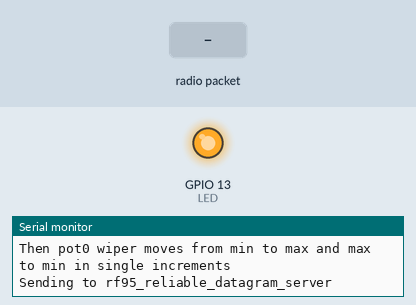
The sketch below on a simulated ESP32. On the bench: output pins drawn as LEDs (lit = HIGH), the last lines printed to the serial monitor. The inputs (shaded band) are chosen by the test bench. No radio packets arrive unless stated; pins used as bus, display or sensor lines are not drawn.

Above: at 1.3 s.
1.4 s: radio packet "1" arrives
4.2 s: radio packet "0" arrives
At 5.2 s:
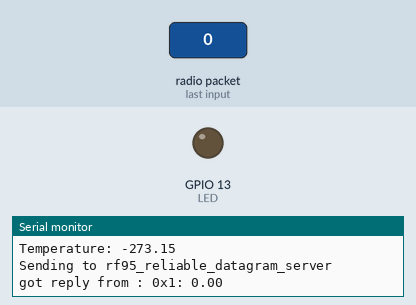
5.7 s: radio packet "2" arrives
Timing chart, 0 to 14.5 s (numbered marks = the images above; inputs shaded):
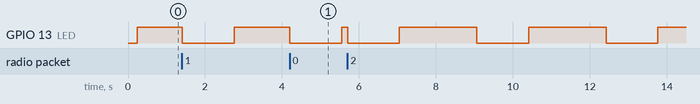

Measured:
- after the input at 4.2 s, GPIO 13 (LED): HIGH → LOW after 0.01 s instead of 0.57 s

The sketch:

Received_T_Reliable_client.ino
```cpp
// Feather9x_RX
// -*- mode: C++ -*-
// Example sketch showing how to create a simple messaging client (receiver)
// with the RH_RF95 class. RH_RF95 class does not provide for addressing or
// reliability, so you should only use RH_RF95 if you do not need the higher
// level messaging abilities.
// It is designed to work with the other example Feather9x_TX

#include "Arduino.h"
#include "RFM95_Received.h"
#include "MCP42050.h"


void setup()
{
 //Serial.begin(9600);
 RFM_95_init();
 MCP42050_init();

}

void loop()
{
  // only received message when transmit
  //RFM_95_received();
  //RFM_95_received_with_key();
  MCP42050_Resistor_out();

}
```

MCP42050.cpp
```cpp
/*-------------------------------------------
  RFM95  MCP42050 Read
  Lora feather32u4
  Trung Nguyen 2021
  version 1.00 - 07/05/2021

--------------------------------------------*/

#ifndef MCP42050_CPP
#define MCP42050_CPP
#include "MCP42050.h"
#include <SPI.h>
#include "RFM95_Received.h"

// private function

const byte csPin           = 5                                                                                                                                                                                                                                                                                                                                                                      ;       // MCP42100 chip select pin
const int  maxPositions    = 256;     // wiper can move from 0 to 255 = 256 positions
const long rAB             = 50000;  // 100k pot resistance between terminals A and B
const byte rWiper          = 161;     // 125 ohms pot wiper resistance
const byte pot0            = 0x11;    // pot0 addr
const byte pot1            = 0x12;    // pot1 addr
const byte potBoth         = 0x13;    // pot0 and pot1 simultaneous addr
const byte pot0Shutdown    = 0x21;    // pot0 shutdown
const byte pot1Shutdown    = 0x22;    // pot1 shutdown
const byte potBothShutdown = 0x23;    // pot0 and pot1 simultaneous shutdown

void MCP42050_init() {

  Serial.begin(9600);

  digitalWrite(csPin, HIGH);        // chip select default to de-selected
  pinMode(csPin, OUTPUT);           // configure chip select as output
  SPI.begin();

  Serial.println("MCP42100 Demo");
  Serial.println("First pot1 wiper moves from min to max in approx. 25% increments.");
  Serial.println("Then pot0 wiper moves from min to max and max to min in single increments");
  Serial.println();

}

float prev_a;
float a ;

void MCP42050_Resistor_out() {

  float x = RFM_95_received_with_key();
  Serial.println(x);

  if (x >= 3500 && x <= 29000) {
        a = x;
        prev_a = a;
        Serial.print("value of a:");
        Serial.println(a);
        Serial.print("Got resistor value from remote device: ");
      }
      else {
        a = prev_a;
        //x = 10000;
        x = a;
        Serial.print("value of a:");
        Serial.println(a);
        Serial.println("Reading error set x to previous or default value 10000 ohm at 25 degree");
      }


      Serial.println(x);
      Serial.print("RSSI: ");

      //resistanceWB = ((rAB * pos) / maxPositions ) + rWiper;
      // rwiper = 161
      int pos = (x - 161) * 256 / 50000;
      //pos = pos + 2
      setPotWiper(pot0, pos + 1);
      setPotWiper(pot1, pos + 2);
      Serial.println(pos);

      float c1 = 1.009249522e-03, c2 = 2.378405444e-04, c3 = 2.019202697e-07;
      //int Vo = analogRead(THERMISTOR_PIN);
      float R1 = 9820;
      //float R2 = R1 * (1023.0 / (float)Vo - 1.0);
      float logR2 = log(x);
      float T = (1.0 / (c1 + c2 * logR2 + c3 * logR2 * logR2 * logR2));
      float Tc = T - 273.15;
      //float Tf = (Tc * 9.0)/ 5.0 + 32.0;

      Serial.print("Temperature: ");
      Serial.println(Tc);
      //Serial.println(R2);

}

void setPotWiper(int addr, int pos) {

  pos = constrain(pos, 0, 171);            // limit wiper setting to range of 0 to 255

  digitalWrite(csPin, LOW);                // select chip
  SPI.transfer(addr);                      // configure target pot with wiper position
  SPI.transfer(pos);
  digitalWrite(csPin, HIGH);               // de-select chip

  // print pot resistance between wiper and B terminal
  //long Rwa= (100*10^3)*(256-255)/256 + 125;
  long resistanceWB = ((rAB * pos) / maxPositions ) + rWiper;
  Serial.print("Wiper position: ");
  Serial.print(pos);
  Serial.print(" Resistance wiper to B terminal: ");
  Serial.print(resistanceWB);
  Serial.println(" ohms");

}

#endif //
```

MCP42050.h
```cpp
/*-------------------------------------------------------------
  RFM95 MCP42050 Read
  Lora feather32u4
  Trung Nguyen
  version 1.00 - 05/07/2021
--------------------------------------------------------------*/


#ifndef __MCP42050_h
#define __MCP42050_h
//#include <SPI.h>


void MCP42050_init();

void MCP42050_Resistor_out();

void setPotWiper(int addr, int pos);


#endif //
```

RFM95_Received.cpp
```cpp
/*-------------------------------------------
  RFM95 Transmit
  Lora feather32u4
  Trung Nguyen 2021
  version 1.00 - 07/05/2021

  --------------------------------------------*/

#ifndef RFM95_Received_CPP
#define RFM95_Received_CPP
#include "RFM95_Received.h"
#include <SPI.h>
#include <RH_RF95.h>
//#include "MCP42050.h"
#include <RHReliableDatagram.h>

//#include "Arduino.h"

// private function
#define CLIENT_ADDRESS 1234
#define SERVER_ADDRESS 112233


// Change to 434.0 or other frequency, must match RX's freq!
#define RF95_FREQ 915.0

// Singleton instance of the radio driver
RH_RF95 driver(RFM95_CS, RFM95_INT); // Rocket Scream Mini Ultra Pro with the RFM95W
// Blinky on receipt
#define LED 13

// Class to manage message delivery and receipt, using the driver declared above
RHReliableDatagram manager(driver, CLIENT_ADDRESS);


// Need this on Arduino Zero with SerialUSB port (eg RocketScream Mini Ultra Pro)
//#define Serial SerialUSB

//

//const byte pot0            = 0x11;    // pot0 addr
//const byte pot1            = 0x12;    // pot1 addr

void RFM_95_init() {

  pinMode(LED, OUTPUT);
  pinMode(RFM95_RST, OUTPUT);
  digitalWrite(RFM95_RST, HIGH);

  Serial.println("LoRa Reliable data client");

  // manual reset
  //digitalWrite(RFM95_RST, LOW);
  //delay(10);
  //digitalWrite(RFM95_RST, HIGH);
  //delay(10);
  if (!manager.init())
    Serial.println("init failed");
  // Defaults after init are 434.0MHz, 13dBm, Bw = 125 kHz, Cr = 4/5, Sf = 128chips/symbol, CRC on

  // The default transmitter power is 13dBm, using PA_BOOST.
  // If you are using RFM95/96/97/98 modules which uses the PA_BOOST transmitter pin, then
  // you can set transmitter powers from 5 to 23 dBm:
  //driver.setFrequency(434E6);
  driver.setTxPower(23, false);
  //driver.setSignalBandwidth(41700);
  //driver.setSignalBandwidth(31250);
  //driver.setCodingRate4(5);
  //driver.setSpreadingFactor(8);
  // If you are using Modtronix inAir4 or inAir9,or any other module which uses the
  // transmitter RFO pins and not the PA_BOOST pins
  // then you can configure the power transmitter power for -1 to 14 dBm and with useRFO true.
  // Failure to do that will result in extremely low transmit powers.
  //  driver.setTxPower(14, true);
  // You can optionally require this module to wait until Channel Activity
  // Detection shows no activity on the channel before transmitting by setting
  // the CAD timeout to non-zero:
  //  driver.setCADTimeout(10000);
  Serial.println("Setup completed");
}


void RFM_95_received() {
  /*
       if (rf95.available())
    {
    // Should be a message for us now

    uint8_t buf[RH_RF95_MAX_MESSAGE_LEN];
    uint8_t len = sizeof(buf);

    if (rf95.recv(buf, &len))
    {
      digitalWrite(LED, HIGH);
      RH_RF95::printBuffer("Received: ", buf, len);
      Serial.print("Got resistor value from remote device: ");
      //Serial.println((char*)buf);
      // Convert received message to float.
      float x = *((float *)buf);

      Serial.println(x);
      Serial.print("RSSI: ");
      Serial.println(rf95.lastRssi(), DEC);

      //resistanceWB = ((rAB * pos) / maxPositions ) + rWiper;
      int pos = (x -161)*256/50000;
      //pos = pos + 2
      setPotWiper(pot0, pos +1);
      setPotWiper(pot1, pos +2);
      Serial.println(pos);

      float c1 = 1.009249522e-03, c2 = 2.378405444e-04, c3 = 2.019202697e-07;
      //int Vo = analogRead(THERMISTOR_PIN);
      float R1 = 9820;
      //float R2 = R1 * (1023.0 / (float)Vo - 1.0);
      float logR2 = log(x);
      float T = (1.0 / (c1 + c2*logR2 + c3*logR2*logR2*logR2));
      float Tc = T - 273.15;
      //float Tf = (Tc * 9.0)/ 5.0 + 32.0;

      Serial.print("Temperature: ");
      //Serial.print(Tf);
      //Serial.print(" F; ");
      Serial.println(Tc);
      //Serial.println(R2);
      // Send a reply
      uint8_t data[] = "And hello back to you";
      rf95.send(data, sizeof(data));
      rf95.waitPacketSent();
      Serial.println("Sent a reply");
      digitalWrite(LED, LOW);
    }
    else
    {
      Serial.println("Receive failed");
    }
    }


  */

}

uint8_t data[] = "Hello World!";
// Dont put this on the stack:
uint8_t buf[RH_RF95_MAX_MESSAGE_LEN];
//uint8_t buf[manager.maxMessageLength()];
//uint8_t len = sizeof(buf);
//
//float prev_a;
//float a ;

float RFM_95_received_with_key()
{

  Serial.println("Sending to rf95_reliable_datagram_server");
  float x;
  if (manager.sendtoWait(data, sizeof(data), SERVER_ADDRESS))
  {
    // Now wait for a reply from the server
    digitalWrite(LED, HIGH);
    uint8_t len = sizeof(buf);
    uint8_t from;
    if (manager.recvfromAckTimeout(buf, &len, 2000, &from))
    {
      RH_RF95::printBuffer("Received: ", buf, len);
      x = *((float *)buf);
      Serial.print("got reply from : 0x");
      Serial.print(from, HEX);
      Serial.print(": ");
      Serial.println(x);

    }
    else
    {
      Serial.println("No reply, is rf95_reliable_datagram_server running?");
    }
    //
    digitalWrite(LED, LOW);
  }
  else {
    digitalWrite(LED, HIGH);
    delay(100);
    Serial.println("sendtoWait failed");
    digitalWrite(LED, LOW);
  }

  delay(1000);

  return x;
}


#endif // __ESP32_ADC_H
```

RFM95_Received.h
```cpp
/*-------------------------------------------------------------
  RFM95 Transmit
  Lora feather32u4
  Trung Nguyen
  version 1.00 - 05/07/2021
--------------------------------------------------------------*/


#ifndef __RFM95_Received_h
#define __RFM95_Received_h

//#include <SPI.h>
//#include <RH_RF95.h>

// for feather32u4
#define RFM95_CS 8
#define RFM95_RST 4
#define RFM95_INT 7

// Change to 434.0 or other frequency, must match RX's freq!
#define RF95_FREQ 915.0

// Singleton instance of the radio driver
//RH_RF95 rf95(RFM95_CS, RFM95_INT);

// Blinky on receipt
#define LED 13

void RFM_95_init();

void RFM_95_received();

float RFM_95_received_with_key();


// ------ Public variable -------------------------------------

#endif // __ESP32_ADC_H
```
